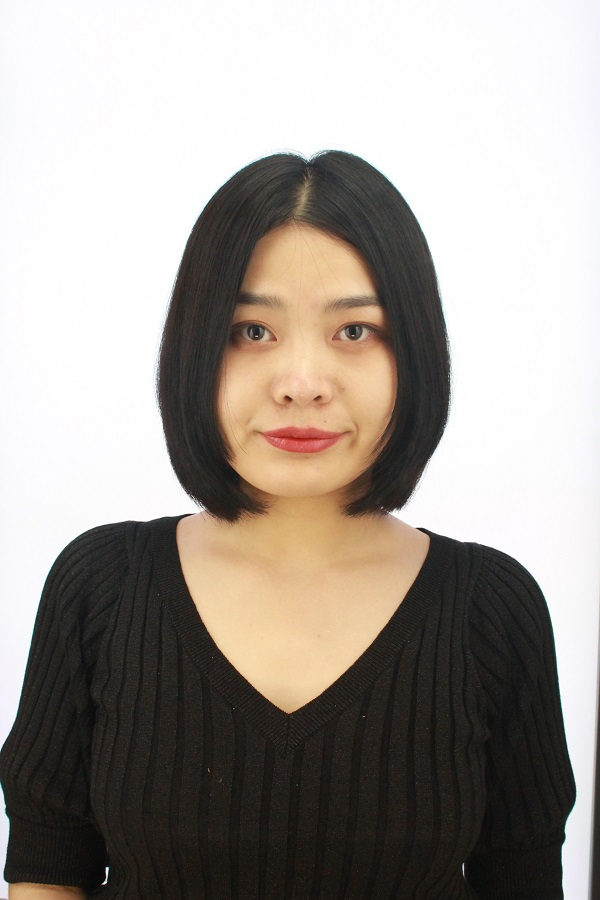
//> input picture All_Projects/ImageTest/china_girl_2_resize.jpg, 600 x 900 px
$ ./main   (built with g++ and OpenCV 4)
//> lines starting //> are read from the running program, lines starting //| are printed output that depends on the picture; after the words box and inside, x2 and y2 are one past the last pixel; in counts of white or black regions, pixels touching at a corner belong together
#include <iostream>
#include <opencv2/core/core.hpp>
#include <opencv2/highgui/highgui.hpp>
#include <opencv2/imgcodecs/imgcodecs.hpp>
#include <opencv2/imgproc/imgproc.hpp>

using namespace cv;
using namespace std;

Mat sobel(Mat gray);
Mat canny(Mat src);

int main() {
	// Load image
	Mat src = imread("F:\\Nampc\\ComputerVision\\APP_DIP_Cpp\\All_Projects\\ImageTest\\china_girl_2_resize.jpg");
//> src is the input picture: 900 rows x 600 cols, CV_8UC3; mean B, G, R 148, 154.5, 161.1

	imshow("image source", src);

	// 1. Remove Shadows
	// Convert to HSV
	Mat hsvImg;
	cvtColor(src, hsvImg, cv::COLOR_BGR2HSV);
//> hsvImg: 900 rows x 600 cols, CV_8UC3; mean H, S, V 34.9, 32, 161.8
	Mat channel[3];
	split(hsvImg, channel);
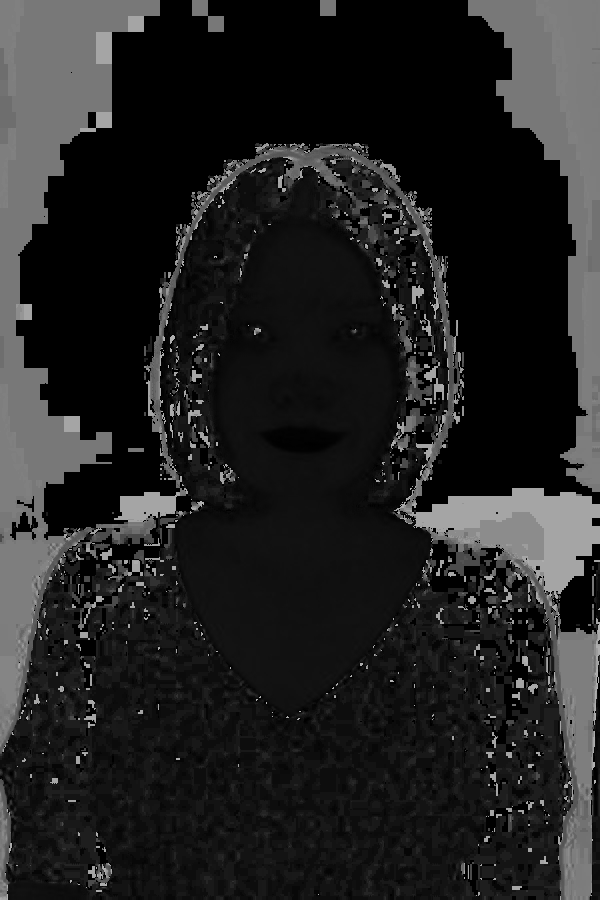
//> channel[0]: 900 rows x 600 cols, CV_8UC1; min 0, max 179, mean 34.9
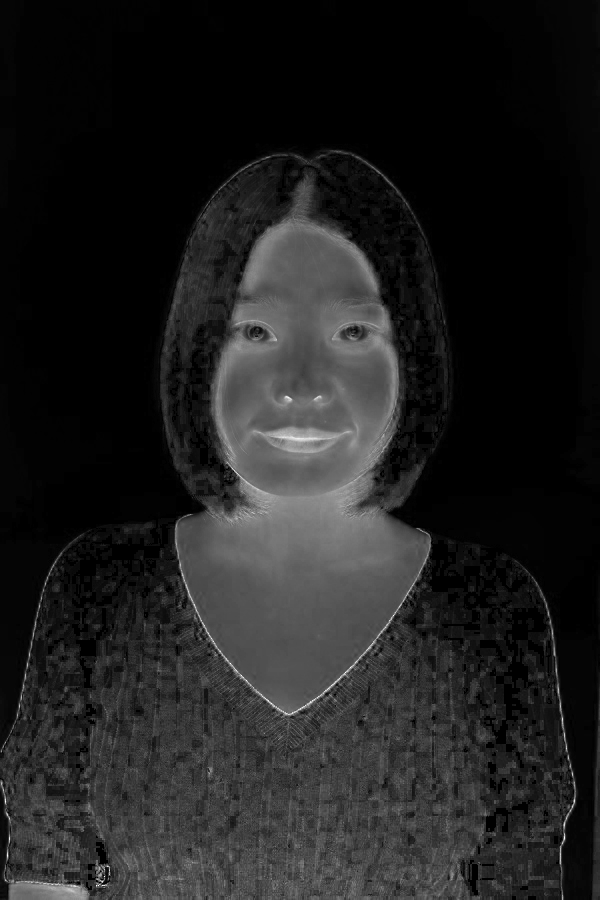
//> channel[1]: 900 rows x 600 cols, CV_8UC1; min 0, max 255, mean 32
	channel[2] = Mat(hsvImg.rows, hsvImg.cols, CV_8UC1, 200);
//> channel[2]: 900 rows x 600 cols, CV_8UC1; every value is 200
	//merge channel
	merge(channel, 3, hsvImg);
//> hsvImg: 900 rows x 600 cols, CV_8UC3; mean H, S, V 34.9, 32, 200
	Mat rgbImg;
	cvtColor(hsvImg, rgbImg, cv::COLOR_HSV2BGR);
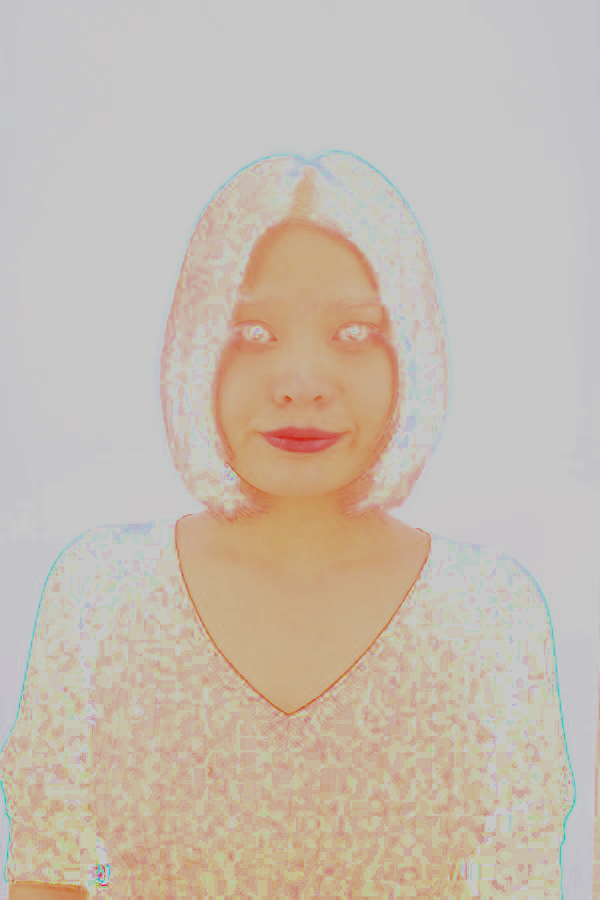
//> rgbImg: 900 rows x 600 cols, CV_8UC3; mean B, G, R 175.7, 188, 198.8
	imshow("Remove Shadow", rgbImg);

	//2. Convert to gray and normalize
	Mat gray(rgbImg.rows, src.cols, CV_8UC1);
	cvtColor(rgbImg, gray, cv::COLOR_BGR2GRAY);
	normalize(gray, gray, 0, 255, NORM_MINMAX, CV_8UC1);
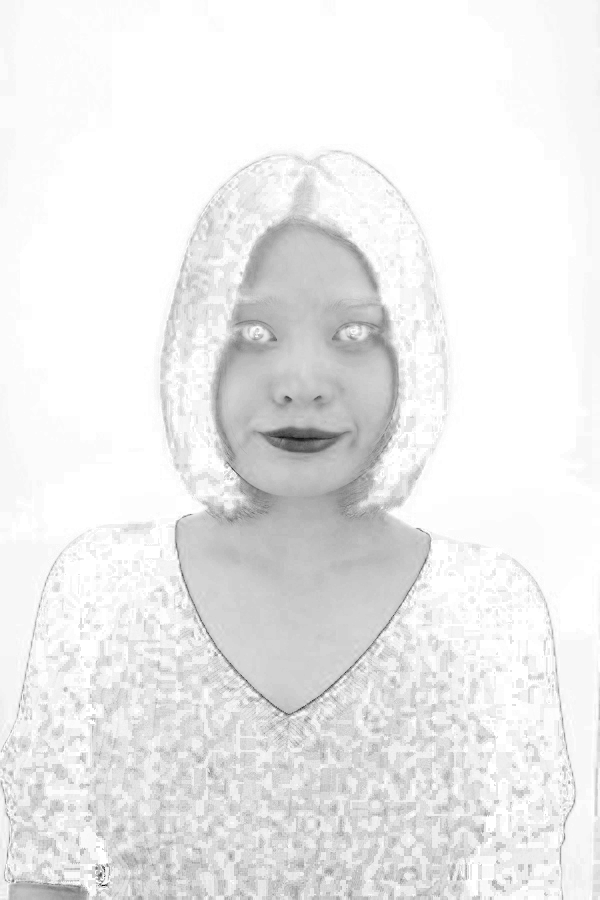
//> gray: 900 rows x 600 cols, CV_8UC1; min 0, max 255, mean 235
	imshow("2. Grayscale", gray);

	//3. Edge detector
	GaussianBlur(gray, gray, Size(3, 3), 0, 0, BORDER_DEFAULT);
	Mat edges;
	bool useCanny = true;
	if (useCanny) {
		edges = canny(gray);
//> in canny, `Canny(src, dectected_edges, lowThreshold, highThreshold, kernel_size);`:
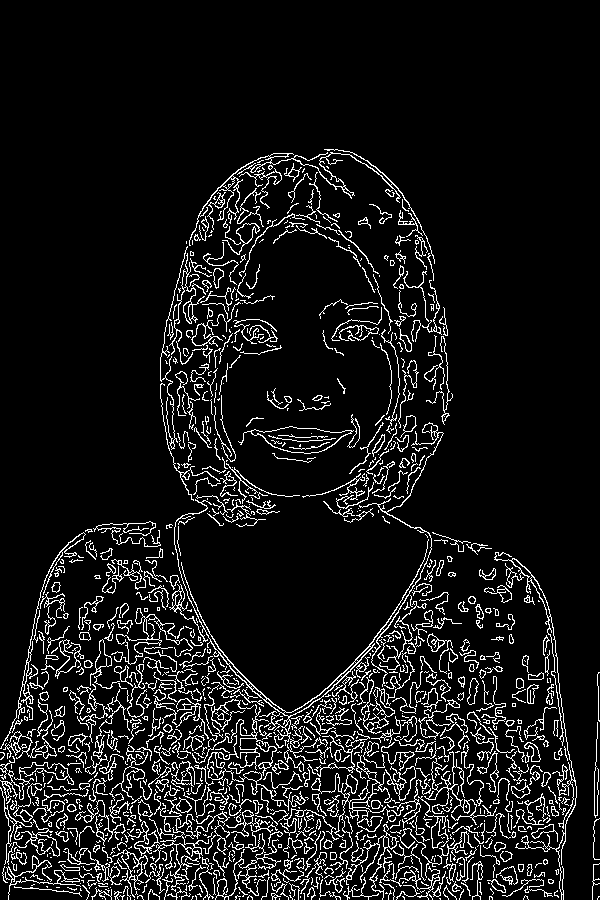
//> dectected_edges: 900 rows x 600 cols, CV_8UC1; 8.9% white in thin lines or dots, all inside (x1, y1, x2, y2) = (0, 149, 600, 900)
	}
	else {
		//Use Sobel filter and thresholding.
		edges = sobel(gray);
		//Automatic thresholding
		//threshold(edges, edges, 0, 255, cv::THRESH_OTSU);
		//Manual thresholding
		threshold(edges, edges, 25, 255, cv::THRESH_BINARY);
	}
	imshow("3. Edge Detector", edges);

	//4. Dilate
	Mat dilateGrad = edges;
	int dilateType = MORPH_ELLIPSE;
	int dilateSize = 3;
	Mat elementDilate = getStructuringElement(dilateType,
		Size(2 * dilateSize + 1, 2 * dilateSize + 1),
		Point(dilateSize, dilateSize));
	dilate(edges, dilateGrad, elementDilate);
//> edges: 900 rows x 600 cols, CV_8UC1; 39% white; 10 white regions, largest, box (x1, y1, x2, y2) and area: (0, 146, 580, 900) 205319, (589, 669, 600, 900) 1722, (264, 385, 334, 414) 1088
	imshow("4. Dilate", dilateGrad);

	//5. Floodfill
	Mat floodFilled = cv::Mat::zeros(dilateGrad.rows + 2, dilateGrad.cols + 2, CV_8U);
	floodFill(dilateGrad, floodFilled, cv::Point(0, 0), 0, 0, cv::Scalar(), cv::Scalar(), 4 + (255 << 8) + cv::FLOODFILL_MASK_ONLY);
	floodFilled = cv::Scalar::all(255) - floodFilled;
	Mat temp;
	floodFilled(Rect(1, 1, dilateGrad.cols - 2, dilateGrad.rows - 2)).copyTo(temp);
//> temp: 898 rows x 598 cols, CV_8UC1; 55% white; 1 black region, box (x1, y1, x2, y2) and area: (0, 0, 598, 898) 241467
	floodFilled = temp;
	imshow("5. Floodfill", floodFilled);

	//6. Erode
	int erosionType = MORPH_ELLIPSE;
	int erosionSize = 4;
	Mat erosionElement = getStructuringElement(erosionType,
		Size(2 * erosionSize + 1, 2 * erosionSize + 1),
		Point(erosionSize, erosionSize));
	erode(floodFilled, floodFilled, erosionElement);
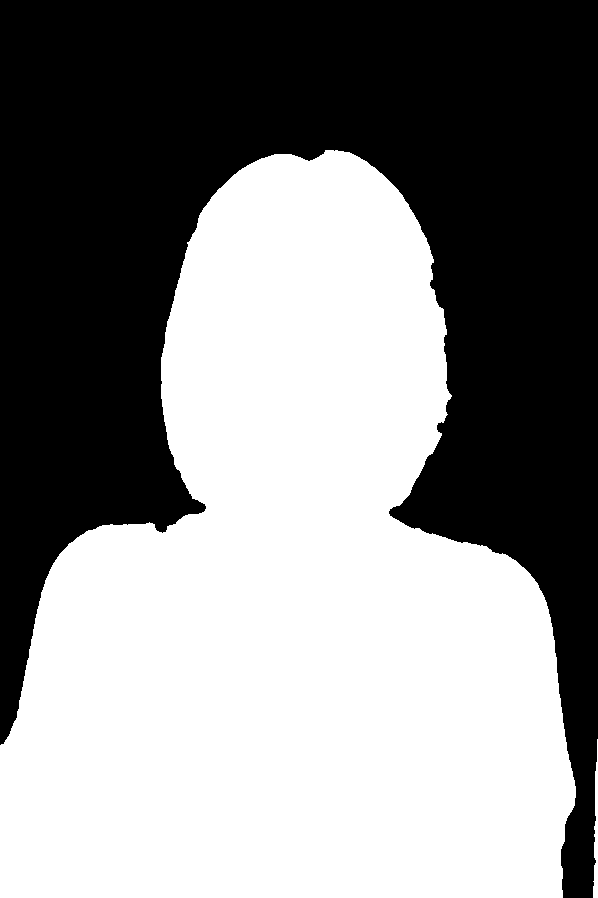
//> floodFilled: 898 rows x 598 cols, CV_8UC1; 53.5% white; 1 black region
	imshow("6. Erode", floodFilled);

	//7. Find largest contour
	int largestArea = 0;
	int largestContourIndex = 0;
	Rect boundingRectangle;
	Mat largestContour(src.rows, src.cols, CV_8UC1, Scalar::all(0));
	vector<vector<Point>> contours;
	vector<Vec4i> hierarchy;

	findContours(floodFilled, contours, hierarchy, RETR_CCOMP, CHAIN_APPROX_SIMPLE);
//> contours = 2 contours; box (x1, y1, x2, y2) and area: (0, 150, 576, 898) 285555, (593, 739, 598, 898) 322

	for (int i = 0; i < contours.size(); i++)
	{
		double a = contourArea(contours[i], false);
		if (a > largestArea)
		{
			largestArea = a;
			largestContourIndex = i;
			boundingRectangle = boundingRect(contours[i]);
		}
	}
//> this loop made 2 passes
//> (a, largestArea, boundingRectangle) on passes 1 to 2: (322, 322, Rect(593, 739, 5, 159)), (285555, 285555, Rect(0, 150, 576, 748))
//> after the loop, largestArea = 285555; largestContourIndex = 1
	Scalar color(255, 255, 255);
	drawContours(largestContour, contours, largestContourIndex, color, FILLED, 8, hierarchy); //Draw the largest contour using previously stored index.
//> largestContour: 900 rows x 600 cols, CV_8UC1; 53.1% white; 1 black region, box (x1, y1, x2, y2) and area: (0, 0, 600, 900) 253250
	rectangle(src, boundingRectangle, Scalar(0, 255, 0), 1, 8, 0);
	imshow("7. Largest Contour", largestContour);

	//8. Mask original image
	Mat maskedSrc;
	src.copyTo(maskedSrc, largestContour);
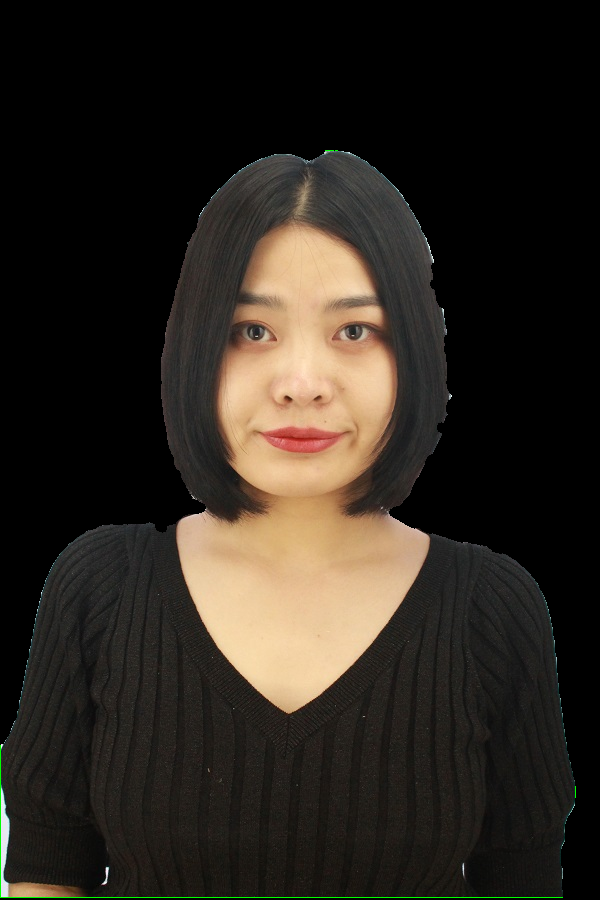
//> maskedSrc: 900 rows x 600 cols, CV_8UC3; mean B, G, R 30.9, 38.2, 44.4
	imshow("8. Masked Source", maskedSrc);

	//Source with largest contour boxed
	imshow("src boxed", src);

	waitKey(0);
}

Mat sobel(Mat gray) {
	Mat edges;

	int scale = 1;
	int delta = 0;
	int ddepth = CV_16S;
	Mat edges_x, edgex_y;
	Mat abs_edges_x, abs_edges_y;
	Sobel(gray, edges_x, ddepth, 1, 0, 3, scale, delta, BORDER_DEFAULT);
	convertScaleAbs(edges_x, abs_edges_x);
	Sobel(gray, edgex_y, ddepth, 0, 1, 3, scale, delta, BORDER_DEFAULT);
	convertScaleAbs(edgex_y, abs_edges_y);
	addWeighted(abs_edges_x, 0.5, abs_edges_y, 0.5, 0, edges);

	return edges;
}

Mat canny(Mat src) {
	Mat dectected_edges;

	int edgeThresh = 1;
	int lowThreshold = 250;
	int highThreshold = 750;
	int kernel_size = 5;
	Canny(src, dectected_edges, lowThreshold, highThreshold, kernel_size);

	return dectected_edges;
}

$ run again, with All_Projects/ImageTest/beer.jpg copied over All_Projects/ImageTest/china_girl_2_resize.jpg
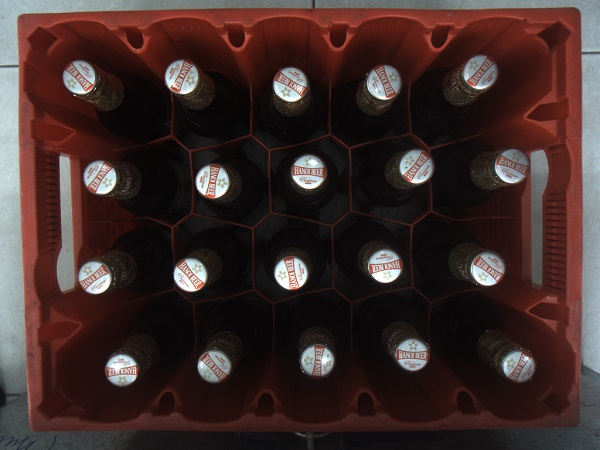
//> input picture All_Projects/ImageTest/beer.jpg, 600 x 450 px
//> src is the input picture: 450 rows x 600 cols, CV_8UC3; mean B, G, R 42.7, 44.8, 63
//> dectected_edges: 450 rows x 600 cols, CV_8UC1; 18.1% white in thin lines or dots
//> edges: 450 rows x 600 cols, CV_8UC1; 76.6% white; 438 black regions (262 under 20 px), largest, box (x1, y1, x2, y2) and area: (0, 69, 29, 435) 6819, (0, 0, 600, 62) 5231, (465, 21, 558, 146) 4567
//> temp: 448 rows x 598 cols, CV_8UC1; 98.1% white; 1 black region, box (x1, y1, x2, y2) and area: (0, 0, 598, 62) 5139
//> `erode(floodFilled, floodFilled, erosionElement);`:
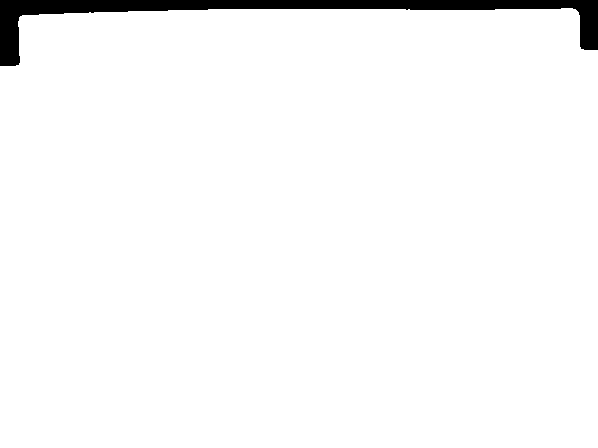
//> floodFilled: 448 rows x 598 cols, CV_8UC1; 97.1% white; 1 black region
//> contours = 1 contour; box (x1, y1, x2, y2) and area: (0, 8, 598, 448) 259006
//> the loop `for (int i = 0; i < contours.size(); i++)` made 1 pass
//> (a, largestArea, boundingRectangle) on pass 1: (259005.5, 259005, Rect(0, 8, 598, 440))
//> after the loop `for (int i = 0; i < contours.size(); i++)`: largestArea = 259005; largestContourIndex = 0
//> largestContour: 450 rows x 600 cols, CV_8UC1; 96.3% white; 1 black region, box (x1, y1, x2, y2) and area: (0, 0, 600, 450) 9967
//> `src.copyTo(maskedSrc, largestContour);`:
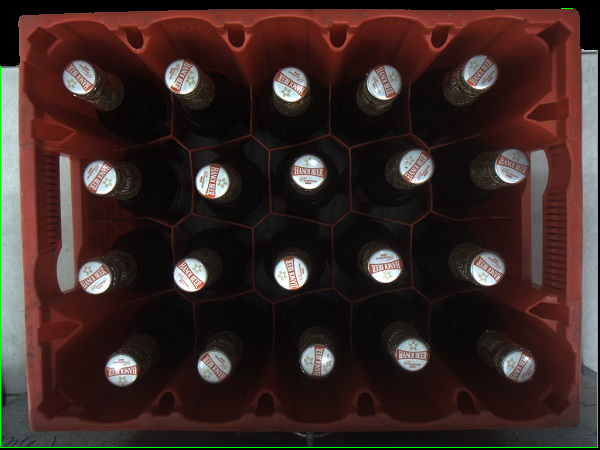
//> maskedSrc: 450 rows x 600 cols, CV_8UC3; mean B, G, R 37.3, 40.7, 58
